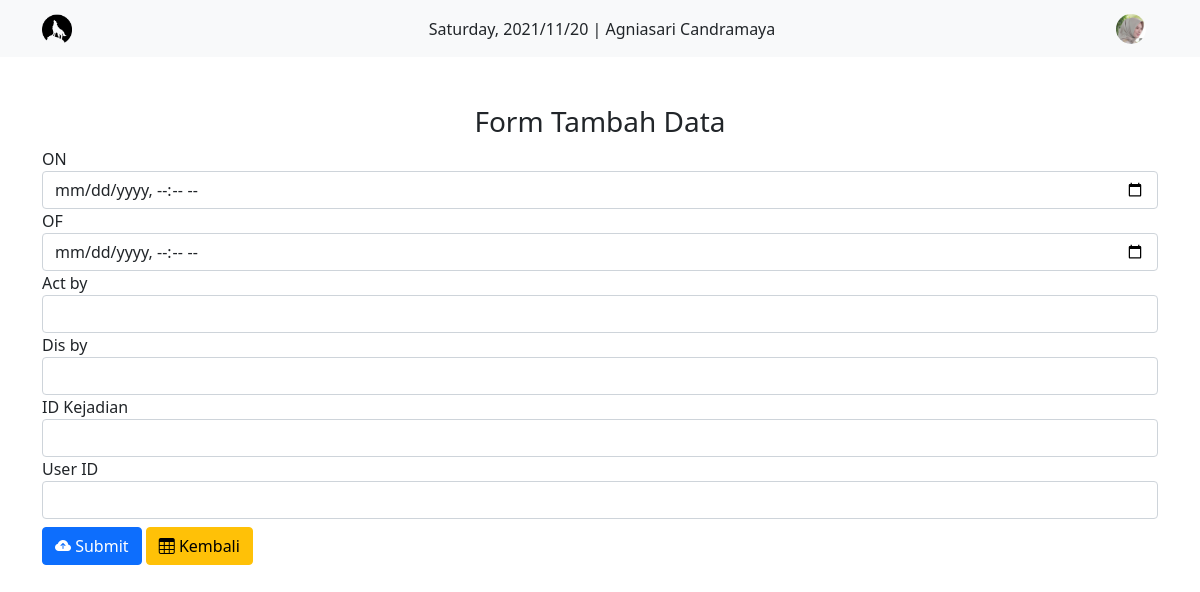
Page /tambah.php?USR_ID=1 (signed in) on the committed database.
### tables this page shows
CREATE TABLE `user` (
  `USR_ID` int(11) NOT NULL,
  `USR_USERNAME` varchar(256) NOT NULL,
  `USR_PASSSWORD` varchar(256) NOT NULL,
  `USR_NAME` varchar(512) NOT NULL,
  `USR_PHOTO` varchar(512) NOT NULL
);

### functions.php (called while the page is built, shortened)
<?php
function koneksi() {
    return mysqli_connect('localhost', 'root', '', 'pwebtabelgrafik');
}
function query($query) {
    $conn = koneksi();
    $result = mysqli_query($conn, $query);
    if(mysqli_num_rows($result) == 1) {
        return mysqli_fetch_assoc($result);
    }
    $rows = [];
    return $rows;
}

### tambah.php (the view, shortened to what this page needs)
<?php
require 'functions.php';
$idUser = $_GET['USR_ID'];
$yangLogin = query("SELECT * FROM user WHERE USR_ID = $idUser");
?>
<!doctype html>
<html lang="en">
  <head>
    <link href="https://cdn.jsdelivr.net/npm/bootstrap@5.1.3/dist/css/bootstrap.min.css" rel="stylesheet">
    <link rel="stylesheet" href="https://cdn.jsdelivr.net/npm/bootstrap-icons@1.7.0/font/bootstrap-icons.css">
  </head>
  <body>
  <nav class="navbar navbar-light bg-light">
      <div class="container">
        <a class="navbar-brand" href="#">
          <img src="wolf-icon.png" alt="" width="30" class="d-inline-block align-text-top" />
        </a>
        <?php echo date("l"). ", " . date("Y/m/d") . " | " . $yangLogin['USR_NAME'] ; ?>
        <div class="">
          <div class="navbar-nav ms-auto container-fluid">
            <a href="">
              <img src="photo/<?= $yangLogin['USR_PHOTO']; ?>" height="30" class="rounded-circle d-inline-block align-text-top" />
            </a>
          </div>
        </div>
      </div>
    </nav>
  <div class="container">
  <h3 class="text-center pt-5">Form Tambah Data</h3>
  <form action="" method="POST">
        <div class="form-group">
            <label>ON</label>
            <input type="datetime-local" class="form-control" name="KJD_ON" required>
        </div>
        <div class="form-group">
            <label>OF</label>
            <input type="datetime-local" class="form-control" name="KJD_OF" required>
        </div>
        <div class="form-group">
            <label>Act by</label>
            <input type="text" class="form-control" name="KJD_ACT" required>
        </div>
        <div class="form-group">
            <label>Dis by</label>
            <input type="text" class="form-control" name="KJD_DIS" required>
        </div>
        <div class="form-group">
            <label>ID Kejadian</label>
            <input type="number" class="form-control" name="R_ID_KJD" required>
        </div>
        <div class="form-group">
            <label>User ID</label>
            <input type="number" class="form-control" name="USR_ID_KJD" required>
        </div>
        <button type="submit" class="btn btn-primary mt-2" name="tambah"><i class="bi bi-cloud-arrow-up-fill"></i> Submit</button>
        <a href="2_halaman-tabel.php?USR_ID=<?= $idUser; ?>" type="button" class="btn btn-warning mt-2"><i class="bi bi-table"></i> Kembali</a>
    </form>
  </div>
  </body>
</html>

### rows in the picture
user: USR_NAME "Agniasari Candramaya", USR_PHOTO (picture)
